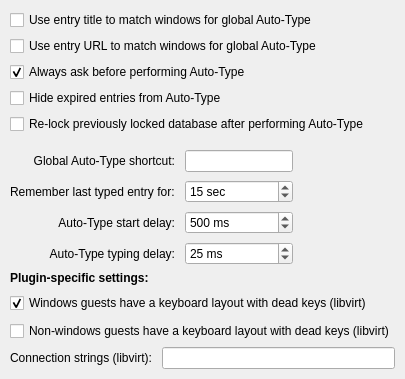
     <widget class="QWidget" name="tabAutotype">
      <attribute name="title">
       <string>Auto-Type</string>
      </attribute>
      <layout class="QVBoxLayout" name="verticalLayout_2">
       <property name="leftMargin">
        <number>10</number>
       </property>
       <property name="topMargin">
        <number>10</number>
       </property>
       <property name="rightMargin">
        <number>10</number>
       </property>
       <property name="bottomMargin">
        <number>10</number>
       </property>
       <item>
        <widget class="QCheckBox" name="autoTypeEntryTitleMatchCheckBox">
         <property name="text">
          <string>Use entry title to match windows for global Auto-Type</string>
         </property>
        </widget>
       </item>
       <item>
        <widget class="QCheckBox" name="autoTypeEntryURLMatchCheckBox">
         <property name="text">
          <string>Use entry URL to match windows for global Auto-Type</string>
         </property>
        </widget>
       </item>
       <item>
        <widget class="QCheckBox" name="autoTypeAskCheckBox">
         <property name="text">
          <string>Always ask before performing Auto-Type</string>
         </property>
         <property name="checked">
          <bool>true</bool>
         </property>
        </widget>
       </item>
       <item>
        <widget class="QCheckBox" name="autoTypeHideExpiredEntryCheckBox">
         <property name="text">
          <string>Hide expired entries from Auto-Type</string>
         </property>
        </widget>
       </item>
       <item>
        <widget class="QCheckBox" name="autoTypeRelockDatabaseCheckBox">
         <property name="text">
          <string>Re-lock previously locked database after performing Auto-Type</string>
         </property>
        </widget>
       </item>
       <item>
        <spacer name="verticalSpacer_4">
         <property name="orientation">
          <enum>Qt::Vertical</enum>
         </property>
         <property name="sizeType">
          <enum>QSizePolicy::Fixed</enum>
         </property>
         <property name="sizeHint" stdset="0">
          <size>
           <width>20</width>
           <height>10</height>
          </size>
         </property>
        </spacer>
       </item>
       <item>
        <layout class="QGridLayout" name="gridLayout">
         <property name="horizontalSpacing">
          <number>10</number>
         </property>
         <property name="verticalSpacing">
          <number>8</number>
         </property>
         <item row="2" column="0">
          <widget class="QLabel" name="autoTypeStartDelayLabel">
           <property name="text">
            <string>Auto-Type start delay:</string>
           </property>
           <property name="alignment">
            <set>Qt::AlignRight|Qt::AlignTrailing|Qt::AlignVCenter</set>
           </property>
           <property name="buddy">
            <cstring>autoTypeStartDelaySpinBox</cstring>
           </property>
          </widget>
         </item>
         <item row="0" column="0">
          <widget class="QLabel" name="autoTypeShortcutLabel">
           <property name="text">
            <string>Global Auto-Type shortcut:</string>
           </property>
           <property name="alignment">
            <set>Qt::AlignRight|Qt::AlignTrailing|Qt::AlignVCenter</set>
           </property>
           <property name="buddy">
            <cstring>autoTypeShortcutWidget</cstring>
           </property>
          </widget>
         </item>
         <item row="2" column="1">
          <widget class="QSpinBox" name="autoTypeStartDelaySpinBox">
           <property name="sizePolicy">
            <sizepolicy hsizetype="Preferred" vsizetype="Fixed">
             <horstretch>0</horstretch>
             <verstretch>0</verstretch>
            </sizepolicy>
           </property>
           <property name="accessibleName">
            <string>Auto-type start delay milliseconds</string>
           </property>
           <property name="suffix">
            <string comment="Milliseconds"> ms</string>
           </property>
           <property name="prefix">
            <string/>
           </property>
           <property name="minimum">
            <number>100</number>
           </property>
           <property name="maximum">
            <number>10000</number>
           </property>
           <property name="singleStep">
            <number>100</number>
           </property>
           <property name="value">
            <number>500</number>
           </property>
          </widget>
         </item>
         <item row="3" column="0">
          <widget class="QLabel" name="autoTypeDelayLabel">
           <property name="text">
            <string>Auto-Type typing delay:</string>
           </property>
           <property name="alignment">
            <set>Qt::AlignRight|Qt::AlignTrailing|Qt::AlignVCenter</set>
           </property>
           <property name="buddy">
            <cstring>autoTypeDelaySpinBox</cstring>
           </property>
          </widget>
         </item>
         <item row="0" column="2">
          <spacer name="horizontalSpacer_6">
           <property name="orientation">
            <enum>Qt::Horizontal</enum>
           </property>
           <property name="sizeHint" stdset="0">
            <size>
             <width>0</width>
             <height>20</height>
            </size>
           </property>
          </spacer>
         </item>
         <item row="0" column="1">
          <widget class="ShortcutWidget" name="autoTypeShortcutWidget">
           <property name="sizePolicy">
            <sizepolicy hsizetype="Preferred" vsizetype="Fixed">
             <horstretch>0</horstretch>
             <verstretch>0</verstretch>
            </sizepolicy>
           </property>
           <property name="accessibleName">
            <string>Global auto-type shortcut</string>
           </property>
          </widget>
         </item>
         <item row="3" column="1">
          <widget class="QSpinBox" name="autoTypeDelaySpinBox">
           <property name="sizePolicy">
            <sizepolicy hsizetype="Preferred" vsizetype="Fixed">
             <horstretch>0</horstretch>
             <verstretch>0</verstretch>
            </sizepolicy>
           </property>
           <property name="accessibleName">
            <string>Auto-type character typing delay milliseconds</string>
           </property>
           <property name="suffix">
            <string comment="Milliseconds"> ms</string>
           </property>
           <property name="prefix">
            <string/>
           </property>
           <property name="maximum">
            <number>1000</number>
           </property>
           <property name="value">
            <number>25</number>
           </property>
          </widget>
         </item>
         <item row="1" column="0">
          <widget class="QLabel" name="autoTypeRetypeLabel">
           <property name="text">
            <string>Remember last typed entry for:</string>
           </property>
          </widget>
         </item>
         <item row="1" column="1">
          <widget class="QSpinBox" name="autoTypeRetypeTimeSpinBox">
           <property name="suffix">
            <string comment="Seconds"> sec</string>
           </property>
           <property name="minimum">
            <number>0</number>
           </property>
           <property name="maximum">
            <number>60</number>
           </property>
           <property name="value">
            <number>15</number>
           </property>
          </widget>
         </item>
        </layout>
       </item>
       <item>
        <widget class="QWidget" name="widget" native="true">
         <layout class="QGridLayout" name="gridLayout_5" rowstretch="0,0,0">
          <property name="leftMargin">
           <number>0</number>
          </property>
          <property name="topMargin">
           <number>0</number>
          </property>
          <property name="rightMargin">
           <number>0</number>
          </property>
          <property name="bottomMargin">
           <number>0</number>
          </property>
          <property name="horizontalSpacing">
           <number>10</number>
          </property>
          <property name="verticalSpacing">
           <number>8</number>
          </property>
          <item row="0" column="0">
           <widget class="QLabel" name="pluginSpecificSettingsLabel">
            <property name="font">
             <font>
              <weight>75</weight>
              <bold>true</bold>
             </font>
            </property>
            <property name="text">
             <string>Plugin-specific settings:</string>
            </property>
           </widget>
          </item>
          <item row="1" column="0">
           <widget class="QCheckBox" name="autoTypeLibvirtDeadKeysWindowsCheckBox">
            <property name="text">
             <string>Windows guests have a keyboard layout with dead keys (libvirt)</string>
            </property>
            <property name="checked">
             <bool>true</bool>
            </property>
           </widget>
          </item>
          <item row="2" column="0">
           <widget class="QCheckBox" name="autoTypeLibvirtDeadKeysOtherCheckBox">
            <property name="text">
             <string>Non-windows guests have a keyboard layout with dead keys (libvirt)</string>
            </property>
           </widget>
          </item>
         </layout>
        </widget>
       </item>
       <item>
        <layout class="QGridLayout" name="gridLayout_4" columnstretch="0,0">
         <property name="horizontalSpacing">
          <number>10</number>
         </property>
         <property name="verticalSpacing">
          <number>8</number>
         </property>
         <item row="0" column="1">
          <widget class="QLineEdit" name="autoTypeLibvirtConnectionStringsTextBox"/>
         </item>
         <item row="0" column="0">
          <widget class="QLabel" name="autoTypeLibvirtConnectionStringsLabel">
           <property name="text">
            <string>Connection strings (libvirt):</string>
           </property>
           <property name="buddy">
            <cstring>autoTypeLibvirtConnectionStringsTextBox</cstring>
           </property>
          </widget>
         </item>
        </layout>
       </item>
       <item>
        <spacer name="verticalSpacer_3">
         <property name="orientation">
          <enum>Qt::Vertical</enum>
         </property>
         <property name="sizeHint" stdset="0">
          <size>
           <width>20</width>
           <height>0</height>
          </size>
         </property>
        </spacer>
       </item>
      </layout>
     </widget>
